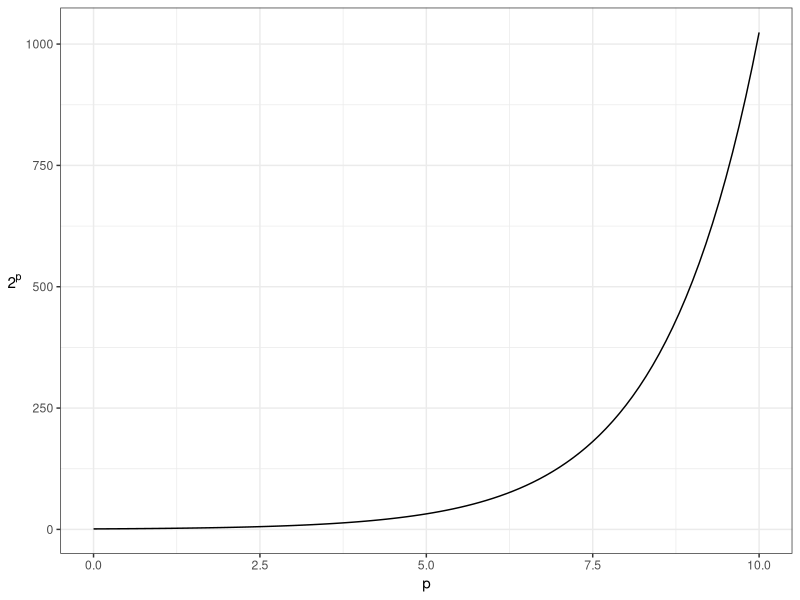

Here is the R script that generated this plot:
## ---- chunk 1
suppressPackageStartupMessages(library(tidyverse))
## ---- chunk 2
set.seed(38)
dat <- as.data.frame(matrix(rnorm(100*100), ncol=100))
names(dat)[1] <- "y"
fit <- lm(y~., data=dat)
mean((dat$y - predict(fit))^2)
## ---- chunk 3
ggplot(data.frame(p=c(0,10)), aes(p)) +
    stat_function(fun=function(x) 2^x) +
    theme_bw() +
    ylab(expression(2^p)) +
    theme(axis.title.y = element_text(angle=0, vjust=0.5))
